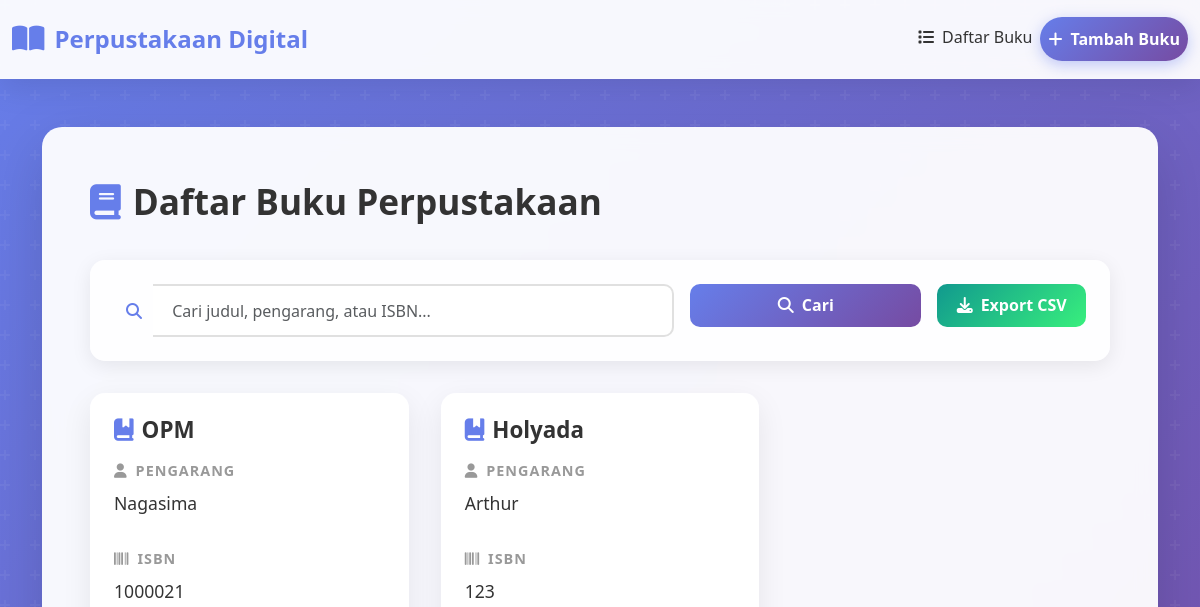
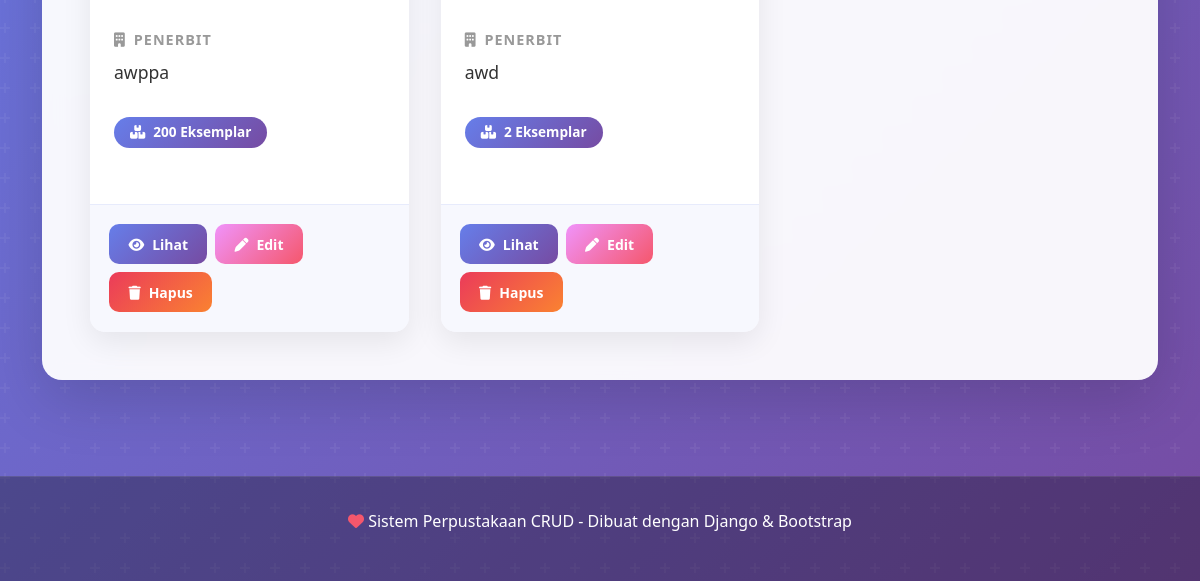
Before: / with the older database file (2 pictures, top to bottom).
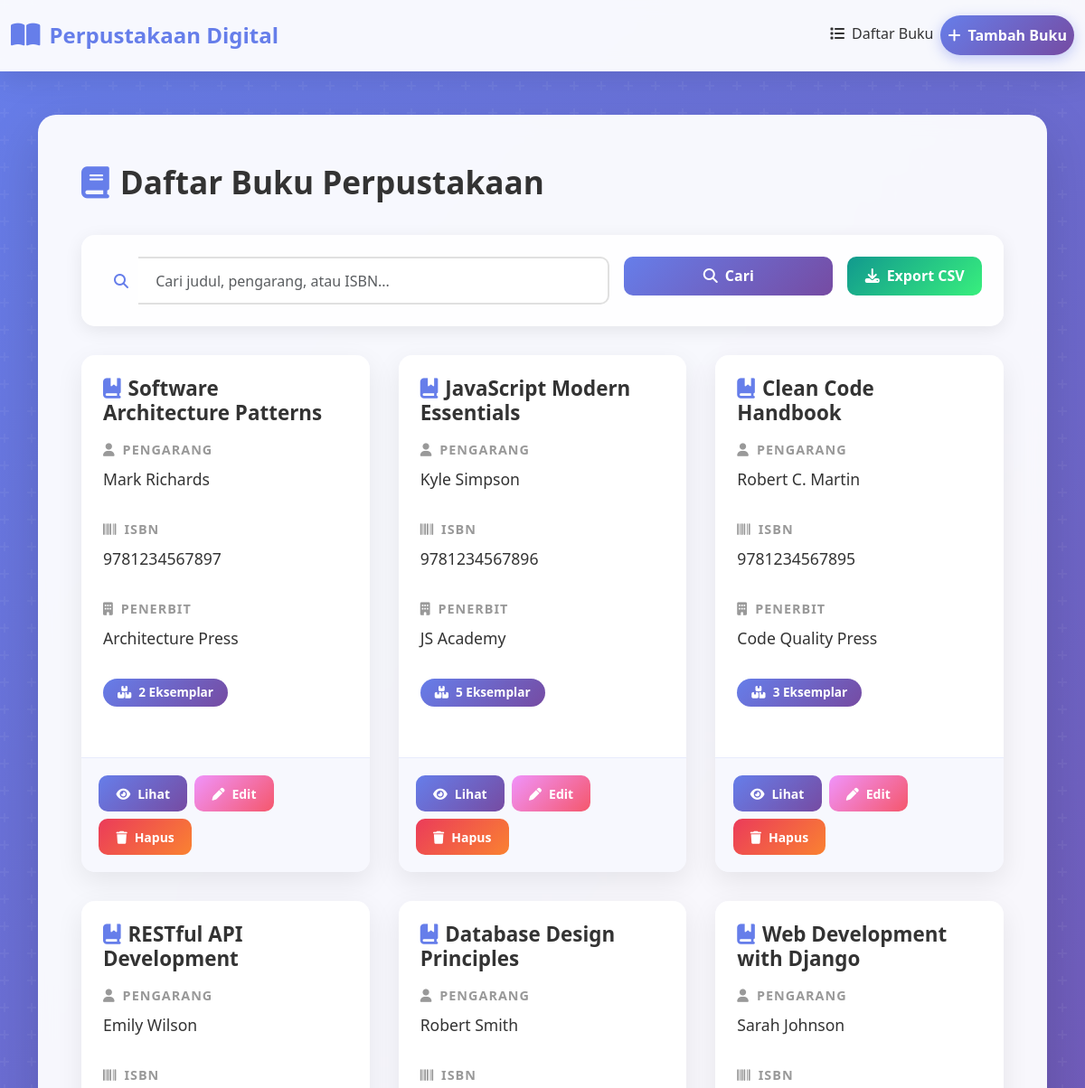
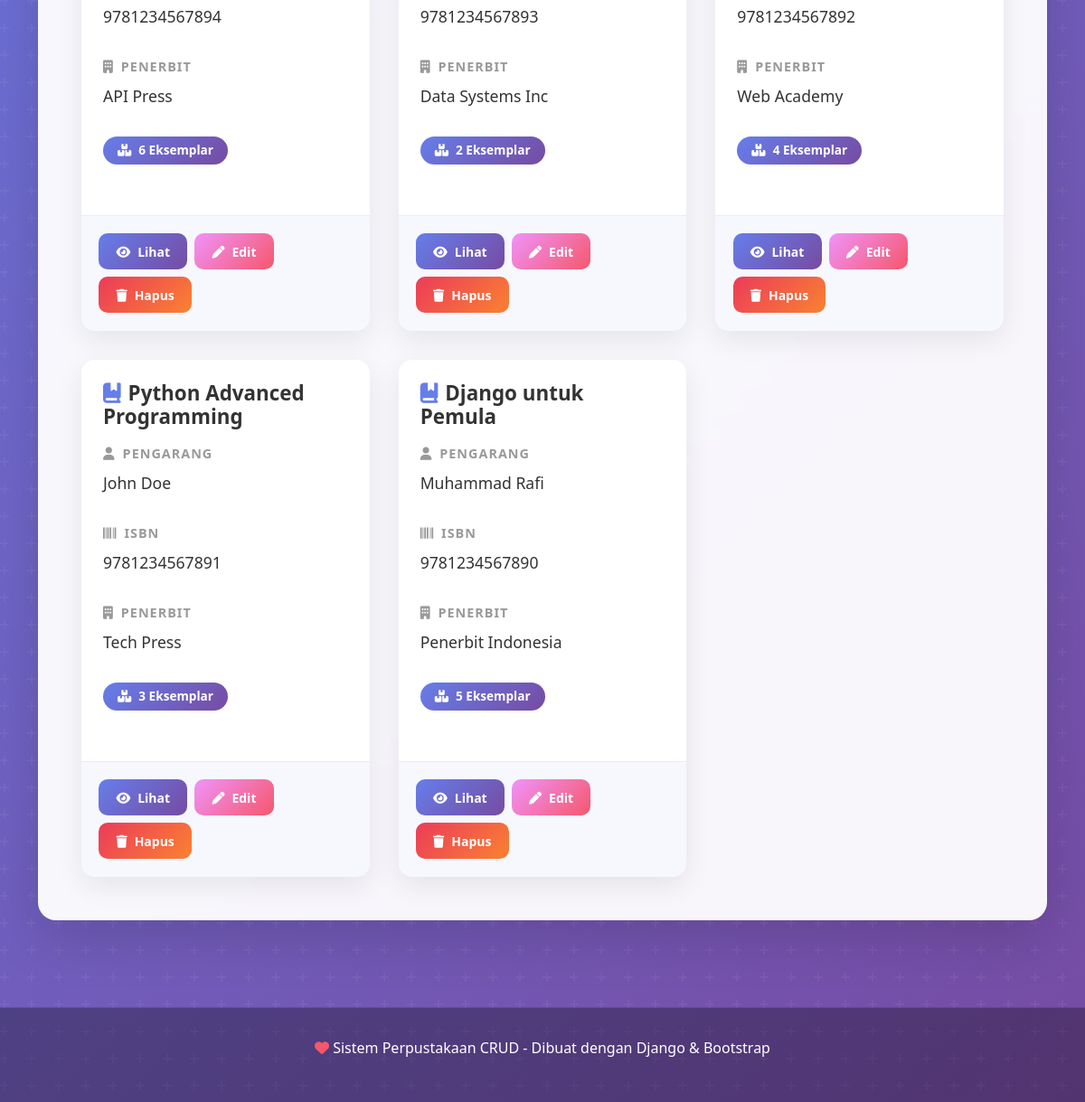
After: the same page with the newer database file (2 pictures, top to bottom).
### books/models.py (models this page shows, shortened)
class Book(models.Model):
    title = models.CharField(max_length=200)
    author = models.CharField(max_length=100)
    isbn = models.CharField(max_length=13, unique=True)
    publisher = models.CharField(max_length=100)
    publication_date = models.DateField()
    description = models.TextField(blank=True, null=True)
    quantity = models.IntegerField(default=1)
    created_at = models.DateTimeField(auto_now_add=True)
    updated_at = models.DateTimeField(auto_now=True)
    class Meta:
        ordering = ['-created_at']

### books/views.py (the view)
# urls.py: path('', views.book_list, name='book_list'),
def book_list(request):
    books = Book.objects.all()
    search_query = request.GET.get('search', '')
    if search_query:
        books = books.filter(title__icontains=search_query) | books.filter(author__icontains=search_query)
    return render(request, 'books/book_list.html', {'books': books, 'search_query': search_query})

### books/templates/books/book_list.html (shortened to what this page needs)
{% extends 'books/base.html' %}
{% block content %}
<div class="page-title">
    <i class="fas fa-book"></i>
    Daftar Buku Perpustakaan
</div>
<div class="search-container">
    <form method="get" class="row g-3">
        <div class="col-md-7">
            <div class="input-group">
                <span class="input-group-text" style="background: none; border: none;">
                    <i class="fas fa-search" style="color: #667eea;"></i>
                </span>
                <input type="text" name="search" class="form-control" placeholder="Cari judul, pengarang, atau ISBN..." value="{{ search_query }}" style="border-left: none;">
            </div>
        </div>
        <div class="col-md-3">
            <button type="submit" class="btn btn-primary w-100">
                <i class="fas fa-magnifying-glass me-2"></i>Cari
            </button>
        </div>
        <div class="col-md-2">
            <a href="{% url 'export_csv' %}" class="btn btn-success w-100" title="Unduh data buku dalam format CSV">
                <i class="fas fa-download me-2"></i>Export CSV
            </a>
        </div>
    </form>
</div>
{% if books %}
    <div class="book-grid">
        {% for book in books %}
            <div class="card">
                <div class="card-body">
                    <h5 class="card-title">
                        <i class="fas fa-book-bookmark me-2" style="color: #667eea;"></i>{{ book.title }}
                    </h5>
                    <div class="detail-row">
                        <div class="detail-label"><i class="fas fa-user me-2"></i>Pengarang</div>
                        <div class="detail-value">{{ book.author }}</div>
                    </div>
                    <div class="detail-row">
                        <div class="detail-label"><i class="fas fa-barcode me-2"></i>ISBN</div>
                        <div class="detail-value">{{ book.isbn }}</div>
                    </div>
                    <div class="detail-row">
                        <div class="detail-label"><i class="fas fa-building me-2"></i>Penerbit</div>
                        <div class="detail-value">{{ book.publisher }}</div>
                    </div>
                    <div class="detail-row">
                        <span class="badge badge-info">
                            <i class="fas fa-boxes me-2"></i>{{ book.quantity }} Eksemplar
                        </span>
                    </div>
                </div>
                <div class="card-footer">
                    <a href="{% url 'book_detail' book.pk %}" class="btn btn-primary btn-sm" title="Lihat detail buku">
                        <i class="fas fa-eye me-2"></i>Lihat
                    </a>
                    <a href="{% url 'book_update' book.pk %}" class="btn btn-warning btn-sm" title="Edit buku">
                        <i class="fas fa-pen me-2"></i>Edit
                    </a>
                    <a href="{% url 'book_delete' book.pk %}" class="btn btn-danger btn-sm" title="Hapus buku">
                        <i class="fas fa-trash me-2"></i>Hapus
                    </a>
                </div>
            </div>
        {% endfor %}
    </div>
{% endif %}
{% endblock %}

### books/templates/books/base.html (shortened to what this page needs)
<!DOCTYPE html>
<html lang="id">
<head>
    <link href="https://cdn.jsdelivr.net/npm/bootstrap@5.3.0/dist/css/bootstrap.min.css" rel="stylesheet">
    <link rel="stylesheet" href="https://cdnjs.cloudflare.com/ajax/libs/font-awesome/6.4.0/css/all.min.css">
</head>
<body>
    <nav class="navbar navbar-expand-lg">
        <div class="container-fluid">
            <a class="navbar-brand" href="{% url 'book_list' %}">
                <i class="fas fa-book-open"></i>
                <span>Perpustakaan Digital</span>
            </a>
            <div class="collapse navbar-collapse" id="navbarNav">
                <ul class="navbar-nav ms-auto">
                    <li class="nav-item">
                        <a class="nav-link" href="{% url 'book_list' %}"><i class="fas fa-list me-2"></i>Daftar Buku</a>
                    </li>
                    <li class="nav-item">
                        <a class="nav-link btn-tambah" href="{% url 'book_create' %}">
                            <i class="fas fa-plus me-2"></i>Tambah Buku
                        </a>
                    </li>
                </ul>
            </div>
        </div>
    </nav>
    <div class="main-container">
        <div class="container">
            <div class="content-wrapper">
                {% block content %}{% endblock %}
            </div>
        </div>
    </div>
    <footer>
        <p><i class="fas fa-heart" style="color: #f5576c;"></i> Sistem Perpustakaan CRUD - Dibuat dengan Django & Bootstrap</p>
    </footer>
</body>
</html>

### books/templates/books/base.html (style rules this page uses)
* { margin: 0; padding: 0; box-sizing: border-box; }
body { background: linear-gradient(135deg, #667eea 0%, #764ba2 100%); min-height: 100vh; font-family: 'Segoe UI', Tahoma, Geneva, Verdana, sans-serif; position: relative; }
body::before { content: ''; position: fixed; top: 0; left: 0; width: 100%; height: 100%; pointer-events: none; z-index: 0; }
.navbar { background: rgba(255, 255, 255, 0.95) !important; box-shadow: 0 8px 32px rgba(0, 0, 0, 0.1); backdrop-filter: blur(10px); padding: 1rem 0; border-bottom: 1px solid rgba(255, 255, 255, 0.2); }
.navbar-brand { font-weight: 700; font-size: 1.5rem; color: #667eea !important; display: flex; align-items: center; gap: 10px; }
.navbar-brand i { font-size: 1.8rem; }
.nav-link { color: #333 !important; font-weight: 500; transition: all 0.3s ease; position: relative; }
.nav-link:not(.btn)::after { content: ''; position: absolute; bottom: -5px; left: 0; width: 0; height: 2px; background: linear-gradient(90deg, #667eea, #764ba2); transition: width 0.3s ease; }
.btn-tambah { background: linear-gradient(135deg, #667eea, #764ba2); border: none; color: white !important; font-weight: 600; padding: 0.6rem 1.5rem; border-radius: 50px; transition: all 0.3s ease; box-shadow: 0 4px 15px rgba(102, 126, 234, 0.4); }
.main-container { position: relative; z-index: 1; padding: 3rem 0; min-height: calc(100vh - 200px); }
.content-wrapper { background: rgba(255, 255, 255, 0.95); border-radius: 20px; padding: 3rem; box-shadow: 0 20px 60px rgba(0, 0, 0, 0.15); backdrop-filter: blur(10px); margin-bottom: 3rem; }
.page-title { color: #333; font-weight: 700; margin-bottom: 2rem; display: flex; align-items: center; gap: 12px; font-size: 2.2rem; }
.page-title i { color: #667eea; }
.btn-primary, .btn-success, .btn-warning, .btn-danger, .btn-info { border: none; border-radius: 10px; font-weight: 600; transition: all 0.3s ease; padding: 0.6rem 1.2rem; }
.btn-primary { background: linear-gradient(135deg, #667eea, #764ba2); color: white; }
.btn-success { background: linear-gradient(135deg, #11998e, #38ef7d); color: white; }
.btn-warning { background: linear-gradient(135deg, #f093fb, #f5576c); color: white; }
.btn-danger { background: linear-gradient(135deg, #eb3b5a, #fa8231); color: white; }
.card { border: none; border-radius: 15px; box-shadow: 0 10px 30px rgba(0, 0, 0, 0.08); transition: all 0.3s ease; overflow: hidden; background: rgba(255, 255, 255, 0.98); }
.card-body { padding: 1.5rem; }
.card-title { color: #333; font-weight: 700; margin-bottom: 1rem; font-size: 1.4rem; }
.card-footer { background: rgba(102, 126, 234, 0.05); border-top: 1px solid rgba(102, 126, 234, 0.1); padding: 1.2rem; display: flex; gap: 0.5rem; flex-wrap: wrap; }
.badge { border-radius: 50px; padding: 0.5rem 1rem; font-weight: 600; font-size: 0.85rem; }
.badge-info { background: linear-gradient(135deg, #667eea, #764ba2); }
.form-control, .form-select, textarea { border: 2px solid #e0e0e0; border-radius: 10px; padding: 0.75rem; font-size: 1rem; transition: all 0.3s ease; background: rgba(255, 255, 255, 0.9); }
footer { position: relative; z-index: 1; background: rgba(0, 0, 0, 0.3); color: white; text-align: center; padding: 2rem; border-top: 1px solid rgba(255, 255, 255, 0.1); }
.search-container { background: rgba(255, 255, 255, 0.9); padding: 1.5rem; border-radius: 15px; margin-bottom: 2rem; box-shadow: 0 5px 20px rgba(0, 0, 0, 0.08); }
.search-container .form-control { border: 2px solid #e0e0e0; padding: 0.8rem 1.2rem; font-size: 1rem; }
.book-grid { display: grid; grid-template-columns: repeat(auto-fill, minmax(280px, 1fr)); gap: 2rem; margin-top: 2rem; }
.detail-row { margin-bottom: 2rem; }
.detail-label { color: #999; font-size: 0.9rem; text-transform: uppercase; letter-spacing: 1px; font-weight: 600; margin-bottom: 0.5rem; }
.detail-value { color: #333; font-size: 1.1rem; font-weight: 500; }

Changed rows visible on the page:
removed Book: title "OPM", author "Nagasima", isbn "1000021", publisher "awppa", quantity "200"
removed Book: title "Holyada", author "Arthur", isbn "123", publisher "awd", quantity "2"
added Book: title "Software Architecture Patterns", author "Mark Richards", isbn "9781234567897", publisher "Architecture Press", quantity "2"
added Book: title "JavaScript Modern Essentials", author "Kyle Simpson", isbn "9781234567896", publisher "JS Academy", quantity "5"
added Book: title "Clean Code Handbook", author "Robert C. Martin", isbn "9781234567895", publisher "Code Quality Press", quantity "3"
added Book: title "RESTful API Development", author "Emily Wilson", isbn "9781234567894", publisher "API Press", quantity "6"
added Book: title "Database Design Principles", author "Robert Smith", isbn "9781234567893", publisher "Data Systems Inc", quantity "2"
added Book: title "Web Development with Django", author "Sarah Johnson", isbn "9781234567892", publisher "Web Academy", quantity "4"
added Book: title "Python Advanced Programming", author "John Doe", isbn "9781234567891", publisher "Tech Press", quantity "3"
added Book: title "Django untuk Pemula", author "Muhammad Rafi", isbn "9781234567890", publisher "Penerbit Indonesia", quantity "5"
